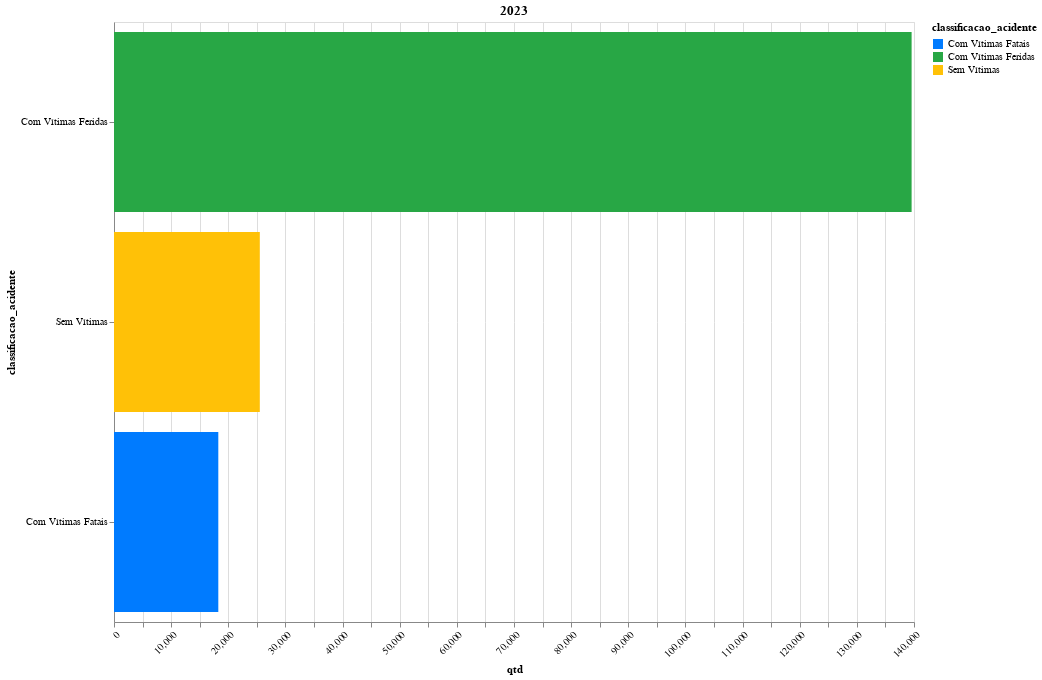

This figure's notebook cell:
### Code cell
df_filtrado_classif = df_acidentes_classificacao_geral[(df_acidentes_classificacao_geral['ano'] == '2023')]
df_filtrado_classif

gera_grafico_por_classificacao('2023', df_filtrado_classif)

### Figure 1 — Vega-Lite specification as saved in the notebook (floating-point values rounded to 4 significant figures)
{"config": {"view": {"continuousWidth": 300, "continuousHeight": 300}}, "data": {"name": "data-0f6d3058128dca2ed81e7bd8f42ee5e4"}, "mark": {"type": "bar"}, "encoding": {"color": {"field": "classificacao_acidente", "scale": {"domain": ["Com Vítimas Fatais", "Com Vítimas Feridas", "Sem Vítimas"], "range": ["#007bff", "#28a745", "#ffc107", "#dc3545", "#6c757d", "#d95b43", "#5bc0de", "#4caf50", "#ffeb3b", "#c497d9", "#00BFFF", "#32CD32", "#FF00FF", "#FFA500", "#5A87E8", "#00CED1", "#FF7F50", "#228B22", "#FFD700", "#000080", "#FF1493", "#4B0082", "#8A2BE2", "#7FFF00", "#00FFFF", "#008000"]}, "type": "nominal"}, "tooltip": [{"field": "classificacao_acidente", "type": "nominal"}, {"field": "qtd", "type": "quantitative"}], "x": {"axis": {"labelAngle": -45}, "field": "qtd", "type": "quantitative"}, "y": {"axis": {"labelLimit": 200}, "field": "classificacao_acidente", "sort": "-x", "type": "nominal"}}, "height": 600, "params": [{"name": "param_3", "select": {"type": "interval", "encodings": ["x", "y"]}, "bind": "scales"}], "title": "2023", "width": 800, "$schema": "https://vega.github.io/schema/vega-lite/v5.17.0.json", "datasets": {"data-0f6d3058128dca2ed81e7bd8f42ee5e4": [{"classificacao_acidente": "Com Vítimas Fatais", "qtd": 18254, "ano": "2023"}, {"classificacao_acidente": "Com Vítimas Feridas", "qtd": 139581, "ano": "2023"}, {"classificacao_acidente": "Sem Vítimas", "qtd": 25517, "ano": "2023"}]}}
